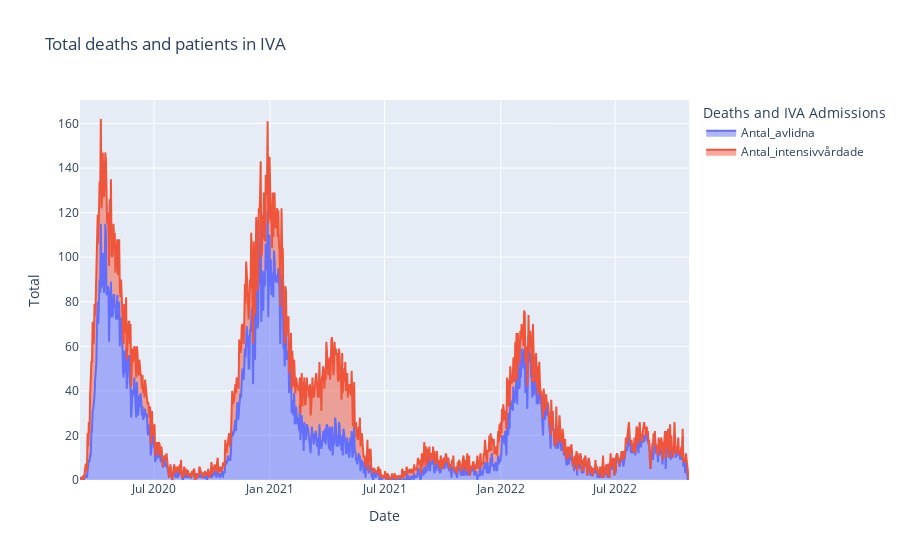

This figure's notebook cell:
### Markdown cell above
### Intensive Care Unit (ICU) or Intensivvård (IVA) in swedish
The line chart depicts periods when individuals were admitted to the ICU/IVA. The purpose of the data is to gain an overview of mortality rates.

### Code cell
import plotly.express as px

excel_file_path = "Labb-data/Folkhalsomyndigheten_Covid19.xlsx"

df = pd.read_excel(excel_file_path, sheet_name="Antal avlidna per dag")
df_IVA = pd.read_excel(excel_file_path, sheet_name="Antal intensivvårdade per dag")


df.rename(columns={"Datum_avliden": "Datum"}, inplace=True)
df_IVA.rename(columns={"Datum_vårdstart": "Datum"}, inplace=True)

combined_df = pd.concat([df.set_index("Datum"), df_IVA.set_index("Datum")], axis=1)
combined_df = combined_df.reset_index()

fig = px.area(combined_df, x="Datum", 
              y=["Antal_avlidna", "Antal_intensivvårdade"], 
              labels={"value": "Total", "variable": "Deaths and IVA Admissions", "Datum": "Date"},
              title="Total deaths and patients in IVA")

fig.show()
fig.write_html("Assigment3_Mortality.html")

### Figure 1 — Plotly figure (JSON) as saved in the notebook; plotly's stock layout.template omitted (floating-point values rounded to 4 significant figures; data arrays with more than 128 entries replaced by an {"elided": "..."} marker saying what was removed)
{"data": [{"fillpattern": {"shape": ""}, "hovertemplate": "Deaths and IVA Admissions=Antal_avlidna<br>Date=%{x}<br>Total=%{y}<extra></extra>", "legendgroup": "Antal_avlidna", "line": {"color": "#636efa"}, "marker": {"symbol": "circle"}, "mode": "lines", "name": "Antal_avlidna", "orientation": "v", "showlegend": true, "stackgroup": "1", "type": "scatter", "x": {"elided": "966 str values"}, "xaxis": "x", "y": {"elided": "966 int values"}, "yaxis": "y"}, {"fillpattern": {"shape": ""}, "hovertemplate": "Deaths and IVA Admissions=Antal_intensivvårdade<br>Date=%{x}<br>Total=%{y}<extra></extra>", "legendgroup": "Antal_intensivvårdade", "line": {"color": "#EF553B"}, "marker": {"symbol": "circle"}, "mode": "lines", "name": "Antal_intensivvårdade", "orientation": "v", "showlegend": true, "stackgroup": "1", "type": "scatter", "x": {"elided": "966 str values"}, "xaxis": "x", "y": {"elided": "966 int values"}, "yaxis": "y"}], "layout": {"legend": {"title": {"text": "Deaths and IVA Admissions"}, "tracegroupgap": 0}, "title": {"text": "Total deaths and patients in IVA"}, "xaxis": {"anchor": "y", "domain": [0, 1], "title": {"text": "Date"}}, "yaxis": {"anchor": "x", "domain": [0, 1], "title": {"text": "Total"}}}}
